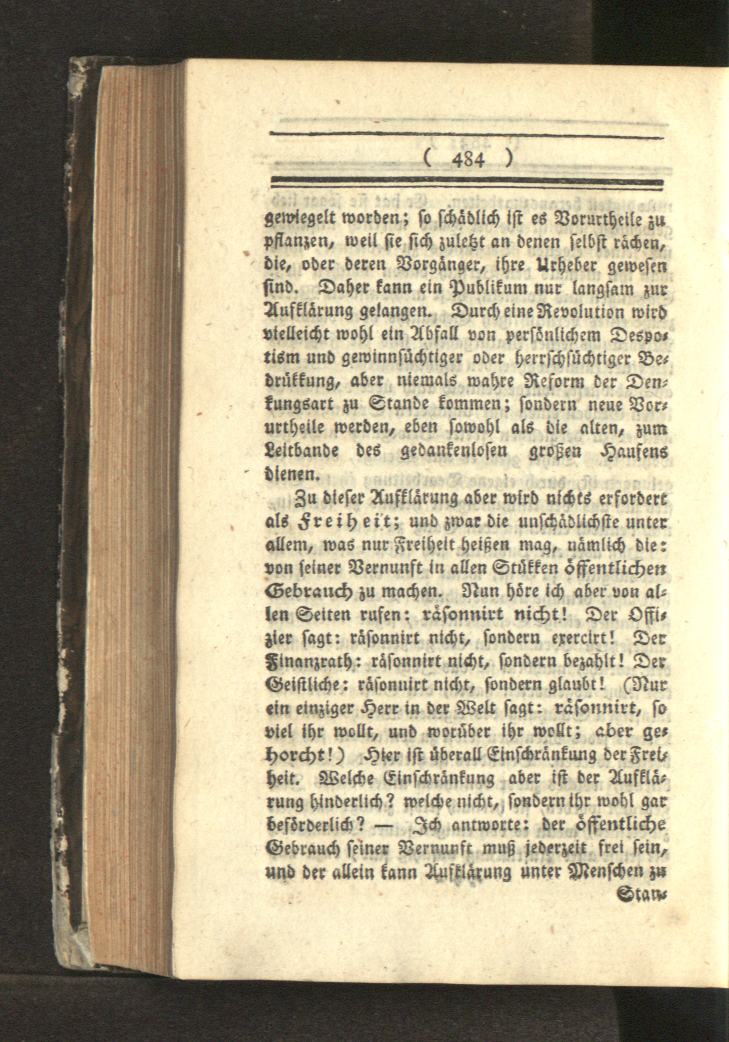
#> input picture tests/resources/2files/kant_aufklaerung_1784_0020.tif, 1457 x 2084 px (shown at 1/2 size)
$ python -i jdeskew.py   (imports and definitions only)
#> lines starting #> are read from the running program, lines starting #| are printed output that depends on the picture; after the words box and inside, x2 and y2 are one past the last pixel; in counts of white or black regions, pixels touching at a corner belong together
### src/eynollah/utils/shm.py
from multiprocessing import shared_memory
from contextlib import contextmanager
from functools import wraps
import numpy as np

# [21 lines left out: functions share_ndarray, ndarray_shared, not called in this run]

def wrap_ndarray_shared(kw=None):
#> further down, picture is the input picture: shape (2084, 1457, 3); mean B, G, R 140, 166.4, 177.3
    def wrapper(f):
        if kw is None:
            # [4 lines left out: function shared_func, not called in this run]
            return shared_func
        else:
            # [6 lines left out: function shared_func, not called in this run]
            return shared_func
    return wrapper

### src/eynollah/utils/jdeskew.py
# modified from https://github.com/phamquiluan/jdeskew/blob/master/jdeskew/estimator.py
# (to better control search range)

"""Skew Estimator."""
import cv2
import numpy as np
from typing import Optional
from functools import partial

from .shm import share_ndarray, wrap_ndarray_shared

def _ensure_gray(image: np.ndarray) -> np.ndarray:
    try:
        image = cv2.cvtColor(image, cv2.COLOR_BGR2GRAY)
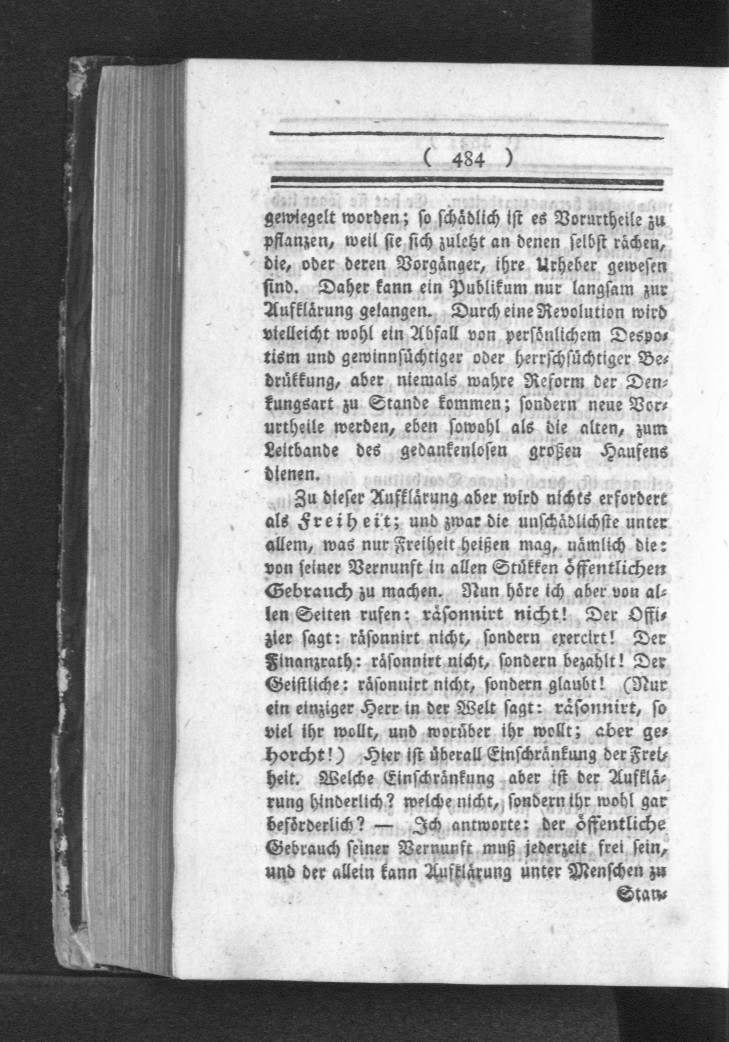
#> image: shape (2084, 1457) (shown at 1/2 size); min 1, max 255, mean 166.6
    except cv2.error:
        pass
    return image


def _ensure_optimal_square(image: np.ndarray) -> np.ndarray:
    assert image is not None, image
    nw = nh = cv2.getOptimalDFTSize(max(image.shape[:2]))
#> nw = 2160; nh = 2160
    output_image = cv2.copyMakeBorder(
        src=image,
        top=0,
        bottom=nh - image.shape[0],
        left=0,
        right=nw - image.shape[1],
        borderType=cv2.BORDER_CONSTANT,
        value=255,
    )
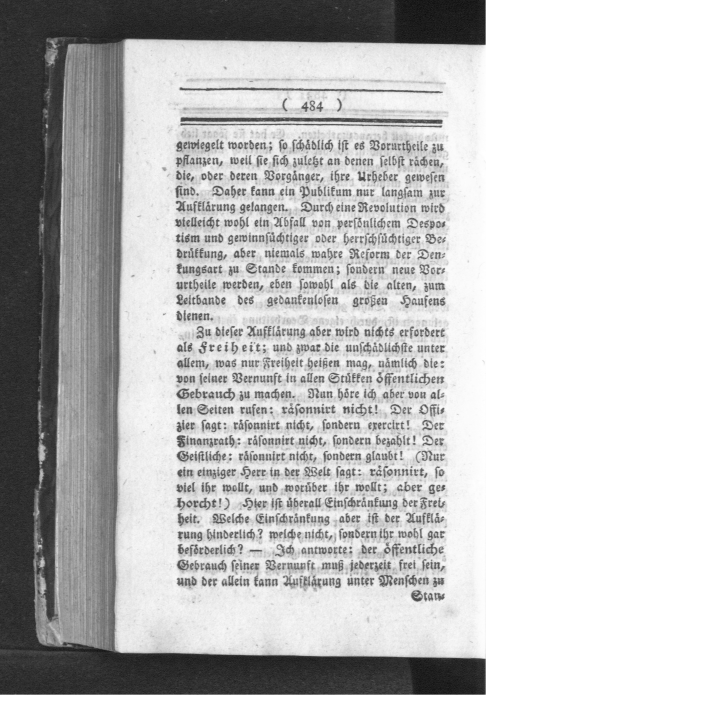
#> output_image: shape (2160, 2160) (shown at 1/3 size); min 1, max 255, mean 197.5
    return output_image


def _get_fft_magnitude(image: np.ndarray) -> np.ndarray:
    gray = _ensure_gray(image)
    #dims = np.array(gray.shape[:2])
    #marg = (dims * [[0.1, 0.9], [0.1, 0.9]]).astype(int)
    #gray = gray[marg[0,0]:marg[0,1], marg[1,0]:marg[1,1]]
    opt_gray = _ensure_optimal_square(gray)

    # thresh
    opt_gray = cv2.adaptiveThreshold(
        ~opt_gray, 255, cv2.ADAPTIVE_THRESH_GAUSSIAN_C, cv2.THRESH_BINARY, 15, -10
    )
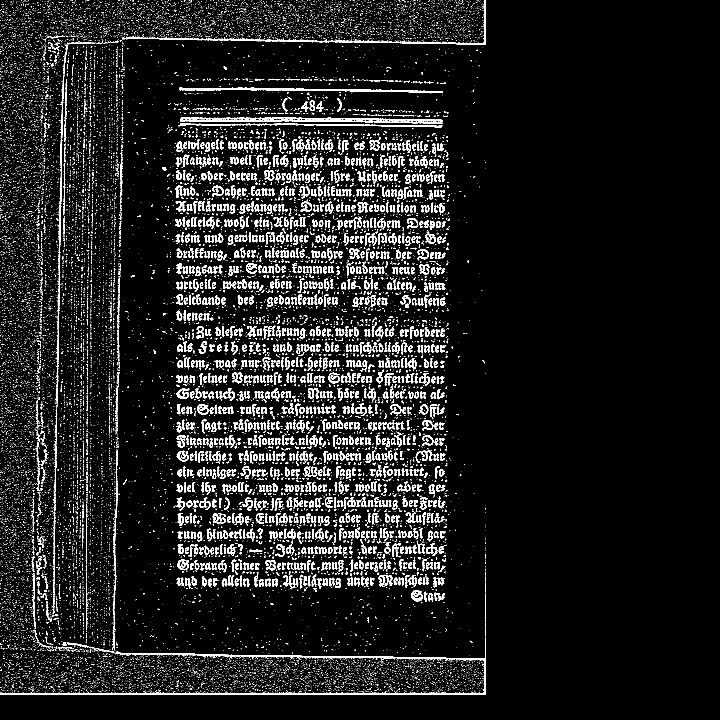
#> opt_gray: shape (2160, 2160) (shown at 1/3 size); 7.3% white; 27580 white regions (25696 under 20 px), largest, box (x1, y1, x2, y2) and area: (0, 1912, 1457, 2084) 11276, (541, 352, 1328, 371) 6373, (366, 0, 1457, 135) 4853

    # perform fft - using fft2 to ensure square output
    dft = np.fft.fft2(opt_gray)
    shifted_dft = np.fft.fftshift(dft)

    # get the magnitude (module)
    magnitude = np.abs(shifted_dft)
    return magnitude

@wrap_ndarray_shared(kw='m')
def _sum_radial_projection(
        t: float,
        m: np.ndarray = None) -> float:
    assert m.shape[0] == m.shape[1]
    r = c = m.shape[0] // 2
    x = np.arange(0, r)
    y = c + np.int32(x * np.cos(t))
    x = c + np.int32(-1 * x * np.sin(t))
    # Use boolean indexing for faster computation
    valid_indices = (y >= 0) & (y < m.shape[0]) & (x >= 0) & (x < m.shape[1])
    return np.sum(m[y[valid_indices], x[valid_indices]])

def _get_angle_radial_projection(
        m: np.ndarray,
        angles: Optional[np.ndarray] = None,
        map=None) -> float:
    """Get angle via radial projection.

    Arguments:
    ------------
    angle_max : float
    num : int
      number of angles to generate between 1 degree
    """
    assert m.shape[0] == m.shape[1]
    r = c = m.shape[0] // 2
#> r = 1080; c = 1080

    if angles is None:
        angle_max = 15.0
        num = 20
        tr = np.linspace(-1 * angle_max, angle_max, int(angle_max * num * 2)) / 180 * np.pi
    else:
        tr = angles / 180 * np.pi

    if map is None:
        # Pre-allocate array for better performance
        li = np.zeros_like(tr)
        for i, t in enumerate(tr):
            li[i] = _sum_radial_projection.__wrapped__(t, m=m)
#> after the loop, li = 600 values, max 1.02e+09 at index 299, min 369807150.5 at index 7, mean 461214960.3
    else:
        with share_ndarray(m) as m_shared:
            li = list(map(partial(_sum_radial_projection, m=m_shared), tr))

    a_max = np.argmax(li)
#> a_max = 299
    #a_min = np.argmin(li)
    if a_max == 0:
        if li[1] == li[0]:
            return 0.0, -1
    #d = li[a_max] - li[a_min]
    d = li[a_max]
#> d = 1.02e+09
    a = tr[a_max] / np.pi * 180
#> a = -0.025
    return float(a), float(d)


def get_angle(
    image: np.ndarray,
    vertical_image_shape: Optional[int] = None, #3072,
    angles: Optional[np.ndarray] = None,
    map=None
) -> float:
    """Getting angle from a given document image.

    Args:
        image: Input image as numpy array
        vertical_image_shape: Optional resize height for preprocessing
        angles: angles to search for

    Returns:
        float: Estimated skew angle in degrees
    """
    assert isinstance(image, np.ndarray), image

    # if vertical_image_shape is None:
    #     vertical_image_shape = 512

    # resize
    if vertical_image_shape is not None:
        ratio = vertical_image_shape / image.shape[0]
        image = cv2.resize(image, None, fx=ratio, fy=ratio)

    m = _get_fft_magnitude(image)
    a, d = _get_angle_radial_projection(m, angles=angles, map=map)
#> a = -0.025; d = 1.02e+09
    if d < 0:
        return a, d
    # extra precision
    a2, d2 = _get_angle_radial_projection(m, angles=np.linspace(a - 1.1, a + 1.1, 20), map=map)
#> the loop in _get_angle_radial_projection (call 2), `for i, t in enumerate(tr):` made 20 passes
#> t on passes 1 to 12: -0.0196, -0.0176, -0.0156, -0.0136, -0.0116, -0.00953, -0.00751, -0.00549, -0.00347, -0.00145, 0.000573, 0.00259
#> a2 = 0.0329; d2 = 1.02e+09
    if d2 > d:
        return a2, d2
    return a, d

>>> import cv2
>>> picture = cv2.imread('../../../tests/resources/2files/kant_aufklaerung_1784_0020.tif')
>>> result = get_angle(picture)
#> result = (-0.025, 1.02e+09)
